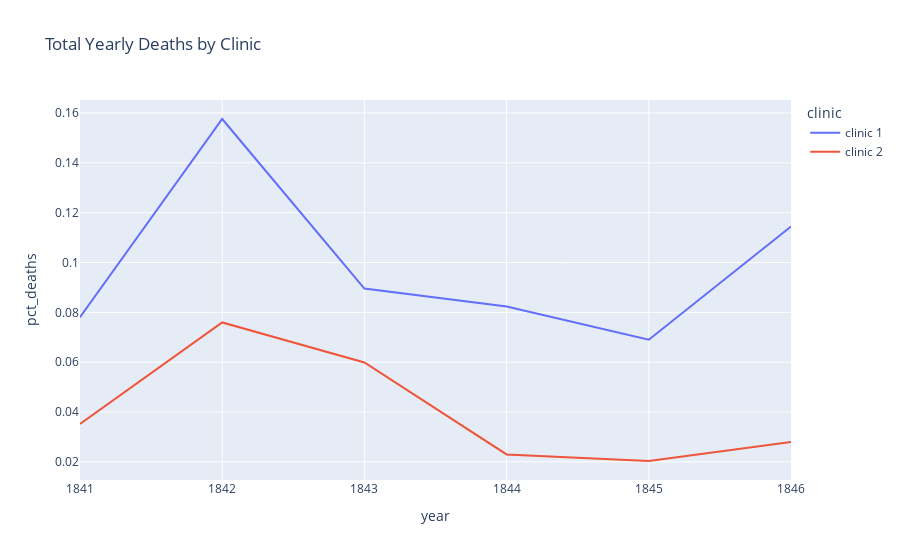

This figure's notebook cell:
### Code cell
line = px.line(df_yearly, x='year', y='pct_deaths', color='clinic', title="Total Yearly Deaths by Clinic")
line.show()

### Figure 1 — Plotly figure (JSON) as saved in the notebook; plotly's stock layout.template omitted (floating-point values rounded to 4 significant figures)
{"data": [{"hovertemplate": "clinic=clinic 1<br>year=%{x}<br>pct_deaths=%{y}<extra></extra>", "legendgroup": "clinic 1", "line": {"color": "#636efa", "dash": "solid"}, "marker": {"symbol": "circle"}, "mode": "lines", "name": "clinic 1", "orientation": "v", "showlegend": true, "type": "scatter", "x": [1841, 1842, 1843, 1844, 1845, 1846], "xaxis": "x", "y": [0.07806, 0.1576, 0.08954, 0.08236, 0.06901, 0.1145], "yaxis": "y"}, {"hovertemplate": "clinic=clinic 2<br>year=%{x}<br>pct_deaths=%{y}<extra></extra>", "legendgroup": "clinic 2", "line": {"color": "#EF553B", "dash": "solid"}, "marker": {"symbol": "circle"}, "mode": "lines", "name": "clinic 2", "orientation": "v", "showlegend": true, "type": "scatter", "x": [1841, 1842, 1843, 1844, 1845, 1846], "xaxis": "x", "y": [0.03522, 0.07597, 0.05988, 0.023, 0.02036, 0.02797], "yaxis": "y"}], "layout": {"legend": {"title": {"text": "clinic"}, "tracegroupgap": 0}, "title": {"text": "Total Yearly Deaths by Clinic"}, "xaxis": {"anchor": "y", "domain": [0, 1], "title": {"text": "year"}}, "yaxis": {"anchor": "x", "domain": [0, 1], "title": {"text": "pct_deaths"}}}}
